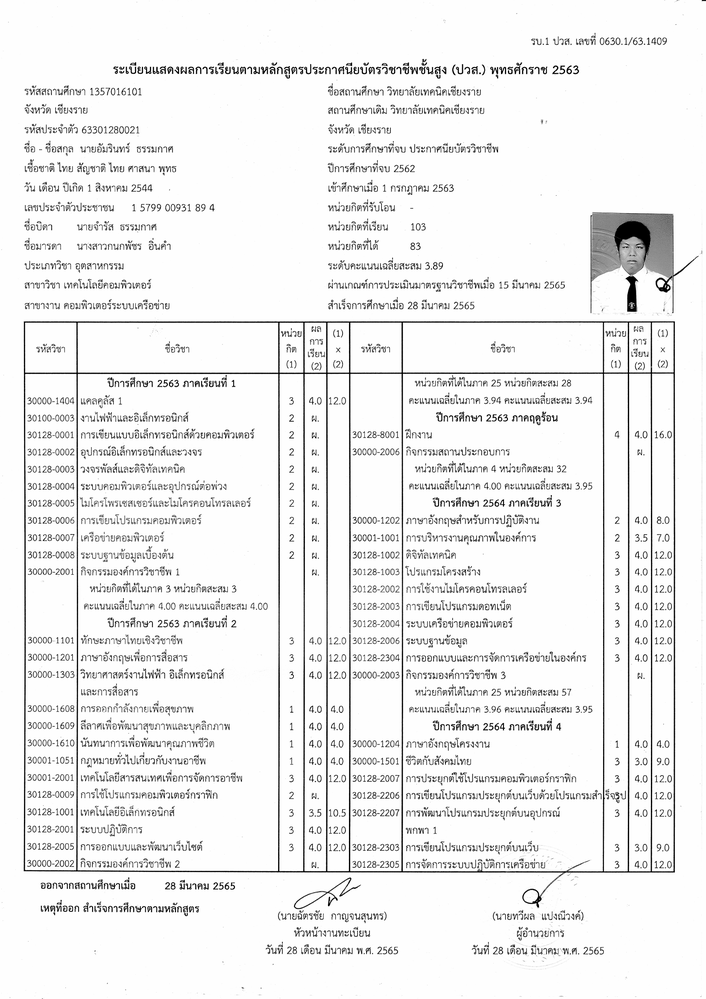
#> input picture django/ocr_project/media/img-3.png, 706 x 999 px, shrunk from 1653 x 2338 before the run, found by its file name
$ jupyter execute --allow-errors ocr_transcripts_V6.ipynb
#> lines starting #> are read from the running program, lines starting #| are printed output that depends on the picture; after the words box and inside, x2 and y2 are one past the last pixel; in counts of white or black regions, pixels touching at a corner belong together
## Configure tesseract

[cell 1]
import pytesseract
print(pytesseract.get_tesseract_version())
#> (this line was passed over: pytesseract is not available in this run)
pytesseract.pytesseract.tesseract_cmd = r'C:\\Program Files\\Tesseract-OCR\\tesseract.exe'

## โหลดรูปเบื้องต้น

[cell 2]
import cv2
from matplotlib import table
import numpy as np
import matplotlib.pyplot as plt
from pathlib import Path

output_folder = Path("../data/output_images/output_V6")
output_folder.mkdir(exist_ok=True)

image = cv2.imread("../data/test_images/transcript/img-3.png")
#> image is the input picture: shape (999, 706, 3); min 0, max 255, mean 238.5
if image is None:
    raise FileNotFoundError("ไม่พบไฟล์ภาพ กรุณาตรวจสอบเส้นทางของไฟล์")

# จำกัด noise
denoised = cv2.bilateralFilter(image, 50, 100, 100)
cv2.imwrite(f"{output_folder}/transcript_denoised.png", denoised)

gray_img = cv2.cvtColor(denoised, cv2.COLOR_BGR2GRAY)

# สำหรับภาพที่แสงสม่ำเสมอ
binary_mean = cv2.adaptiveThreshold(
    gray_img,
    maxValue=255,
    adaptiveMethod=cv2.ADAPTIVE_THRESH_MEAN_C,
    thresholdType=cv2.THRESH_BINARY_INV,
    blockSize=41,
    C=20
)
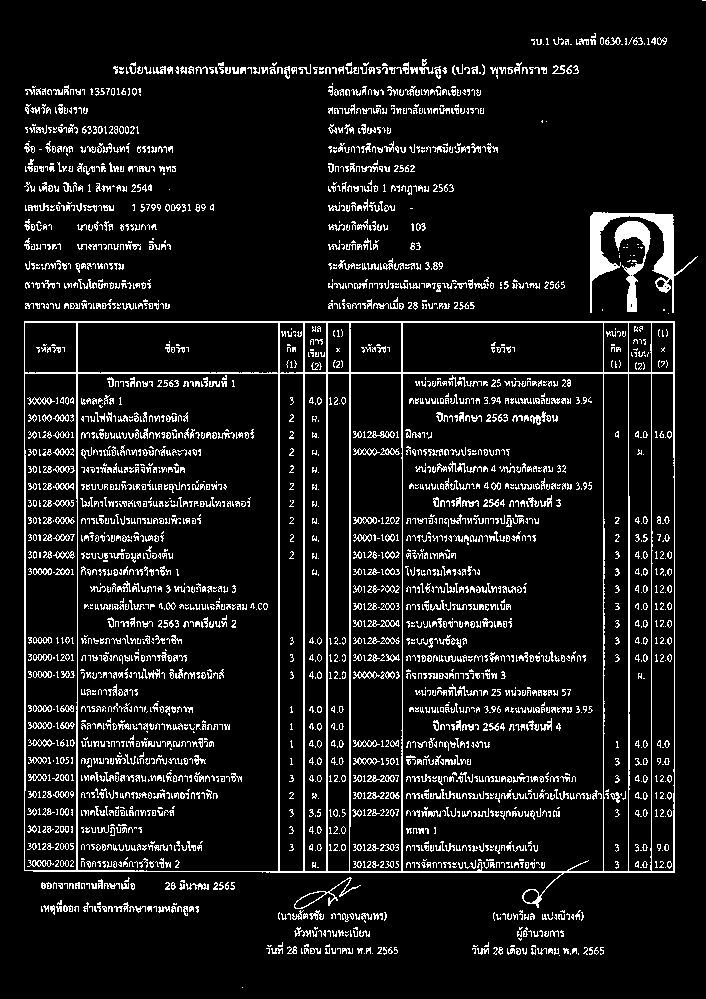
#> binary_mean: shape (999, 706); 9.4% white in thin lines or dots

# สำหรับภาพที่แสงไม่สม่ำเสมอ
binary_gaussian = cv2.adaptiveThreshold(
    gray_img,
    maxValue=255,
    adaptiveMethod=cv2.ADAPTIVE_THRESH_GAUSSIAN_C,
    thresholdType=cv2.THRESH_BINARY_INV,
    blockSize=41,
    C=20
)
#> binary_gaussian: shape (999, 706); 9.1% white in thin lines or dots

# ใช้ Otsu Thresholding
_, binary_otsu = cv2.threshold(gray_img, 0, 255, cv2.THRESH_BINARY_INV + cv2.THRESH_OTSU)
#> binary_otsu: shape (999, 706); 8.5% white in thin lines or dots

cv2.imwrite(f"{output_folder}/transcript.png", image)
cv2.imwrite(f"{output_folder}/transcript_gray.png", gray_img)
cv2.imwrite(f"{output_folder}/transcript_binary_g.png", binary_gaussian)
cv2.imwrite(f"{output_folder}/transcript_binary_m.png", binary_mean)
cv2.imwrite(f"{output_folder}/transcript_otsu.png", binary_otsu)
#> Out = True

## แยกตารางกับข้อมูลส่วนบน

[cell 3]
# แยกตาราง
original_img = image
num_labels, labels, stats, centroids = cv2.connectedComponentsWithStats(binary_gaussian, connectivity=8)
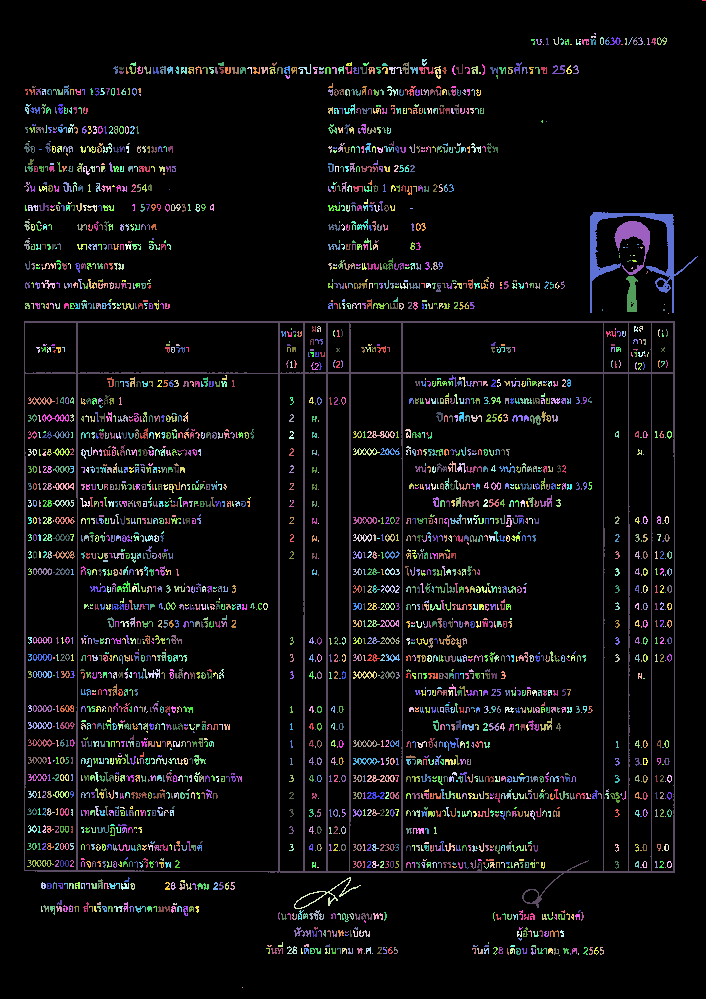
#> labels: shape (999, 706) int32; 2792 distinct labels, from 0 to 2791; one colour per label, 0 black
#> num_labels = 2792; stats = 2792 rows, first 6: [0, 0, 706, 999, 640868], [702, 0, 4, 1, 4], [594, 33, 2, 2, 3], [553, 37, 6, 8, 17], [591, 36, 5, 2, 9], [600, 37, 4, 8, 18]; centroids = 2792 pairs, first value 25.25 to 703.5, second value 0 to 987
areas = [stat[4] for stat in stats]  # ดึงค่า area
#> areas = 2792 values, max 640868 at index 0, min 1 at index 16, mean 252.6
sorted_areas = sorted(areas, reverse=True)  # เรียงลำดับจากมากไปน้อย
#> sorted_areas = 2792 values, max 640868 at index 0, min 1 at index 2716, mean 252.6
second_max_area = sorted_areas[1]  # ค่าอันดับ 2
#> second_max_area = 13317
second_max_area_index = areas.index(second_max_area)  # หาตำแหน่งในลิสต์เดิม
#> second_max_area_index = 678

table_position = stats[second_max_area_index]
#> table_position = [24, 321, 651, 587, 13317]
x, y, w, h, area = table_position
#> x = 24; y = 321; w = 651; h = 587; area = 13317
table_img = binary_gaussian[y:y+h, x:x+w]
#> table_img: shape (587, 651); 12.5% white in thin lines or dots
cv2.imwrite(f"{output_folder}/table.png", table_img)

# แยกประวัติส่วนตัว
student_info_img = binary_gaussian[:y, :]
#> student_info_img: shape (321, 706); 6.4% white in thin lines or dots
student_info_gray = gray_img[:y, :]
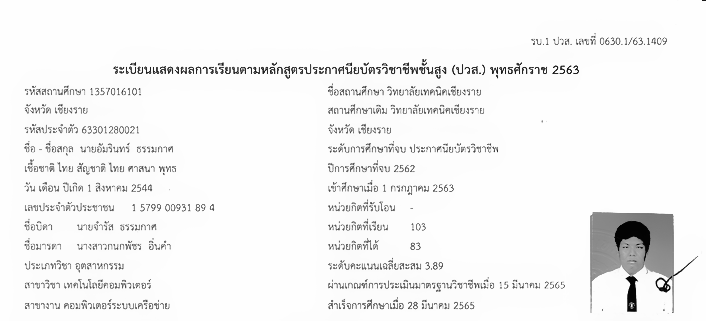
#> student_info_gray: shape (321, 706); min 3, max 254, mean 243.3
student_info_color = original_img[:y, :]
cv2.imwrite(f"{output_folder}/student_info_color.png", student_info_color)

# หารูปโปรไฟล์
num_labels, labels, stats, centroids = cv2.connectedComponentsWithStats(student_info_img, connectivity=8)
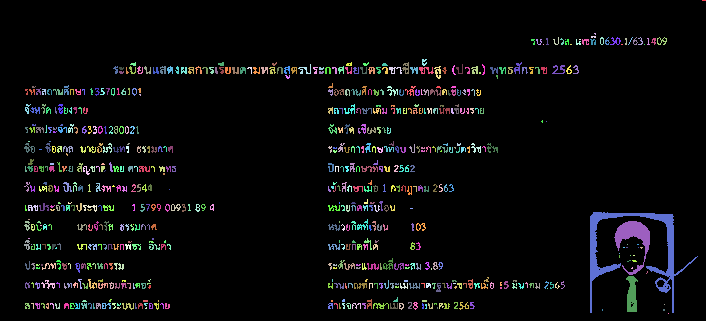
#> labels: shape (321, 706) int32; 678 distinct labels, from 0 to 677; one colour per label, 0 black
#> num_labels = 678; stats = 678 rows, first 6: [0, 0, 706, 321, 212161], [702, 0, 4, 1, 4], [594, 33, 2, 2, 3], [553, 37, 6, 8, 17], [591, 36, 5, 2, 9], [600, 37, 4, 8, 18]; centroids = 678 pairs, first value 25.25 to 703.5, second value 0 to 313
areas = [stat[4] for stat in stats]  # ดึงค่า area
#> areas = 678 values, max 212161 at index 0, min 1 at index 16, mean 334.3
sorted_areas = sorted(areas, reverse=True)  # เรียงลำดับจากมากไปน้อย
#> sorted_areas = 678 values, max 212161 at index 0, min 1 at index 662, mean 334.3
second_max_area = sorted_areas[1]  # ค่าอันดับ 2
#> second_max_area = 1768
second_max_area_index = areas.index(second_max_area)  # หาตำแหน่งในลิสต์เดิม
#> second_max_area_index = 414

profile_position = stats[second_max_area_index]
#> profile_position = [590, 212, 108, 101, 1768]
x, y, w, h, area = profile_position
#> x = 590; y = 212; w = 108; h = 101; area = 1768
profile_img = student_info_img[y:y+h, x:x+w]
#> profile_img: shape (101, 108); 25.9% white; 20 white regions (17 under 20 px), largest, box (x1, y1, x2, y2) and area: (0, 0, 108, 101) 1768, (24, 9, 60, 63) 716, (36, 64, 48, 100) 301

# ประวัติส่วนตัวที่เอารูปโปรไฟล์ออก
studentInfo_no_profile_img = student_info_img[:, :x-10]
#> studentInfo_no_profile_img: shape (321, 580); 6.1% white in thin lines or dots, all inside (x1, y1, x2, y2) = (24, 37, 580, 310)
studentInfo_no_gray = student_info_gray[:, :x-10]
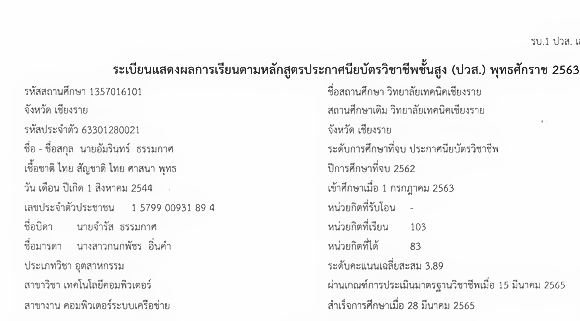
#> studentInfo_no_gray: shape (321, 580); min 24, max 254, mean 245.3
cv2.imwrite(f"{output_folder}/studentInfo_no.png", studentInfo_no_profile_img)
cv2.imwrite(f"{output_folder}/studentInfo_no_gray.png", studentInfo_no_gray)
#> Out = True

## จับกลุ่มข้อความใน record

[cell 4]
def detect_text_group(dilalated_image, binary_image):

    text_group_images = []
    # ใช้ Connected Component Analysis
    num_labels, labels, stats, centroids = cv2.connectedComponentsWithStats(dilalated_image, connectivity=8)
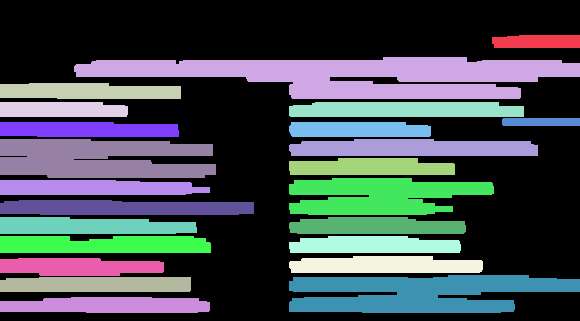
#> labels: shape (321, 580) int32; 24 distinct labels, from 0 to 23; one colour per label, 0 black
#> num_labels = 24; stats = 24 rows, first 6: [0, 0, 580, 321, 102473], [492, 35, 88, 13, 1094], [74, 57, 506, 42, 13384], [0, 83, 181, 16, 2594], [0, 102, 128, 15, 1840], [289, 102, 235, 15, 3348]; centroids = 24 rows, first 8: [308.5, 142.1], [537.1, 41.18], [354.4, 74.89], [87.67, 90.96], [61.23, 109.2], [405.3, 109.3], [540.6, 121.5], [86.88, 129.2]

    # กรองข้อมูล Background และจัดเรียงจากบนไปลงล่าง (ตามค่า y)
    char_stats = stats[1:]  # ข้าม Background (index 0)
#> char_stats = 23 rows, first 6: [492, 35, 88, 13, 1094], [74, 57, 506, 42, 13384], [0, 83, 181, 16, 2594], [0, 102, 128, 15, 1840], [289, 102, 235, 15, 3348], [502, 118, 78, 8, 622]
    #sorted_indices = np.argsort(char_stats[:, 1])  # จัดเรียงตามค่า y (คอลัมน์ที่ 1)
    #sorted_stats = char_stats[sorted_indices]

    sorted_indices = np.lexsort((char_stats[:, 0], char_stats[:, 1]))  # (x, y)
#> sorted_indices = 23 values from 0 to 22
    sorted_stats = char_stats[sorted_indices]
#> sorted_stats has the same summary as char_stats

    expand_ratio = 0.0  # อัตราส่วนการขยาย (0.5 คือ 50% ของขนาดเดิม)
    reduce_size = 0.00

    for idx, stats in enumerate(sorted_stats):  # เริ่มจาก 1 เพราะ 0 คือ background
        x, y, w, h, area = stats

        x_exp = int(x - (expand_ratio-reduce_size) * w)
        y_exp = int(y - (expand_ratio) * h)
        w_exp = int(w + 2 * (expand_ratio-reduce_size) * w)
        h_exp = int(h + 2 * (expand_ratio) * h)

        # ตรวจสอบไม่ให้เกินขอบภาพ
        x_exp = max(0, x_exp)
        y_exp = max(0, y_exp)
        w_exp = min(binary_image.shape[1] - x_exp, w_exp)
        h_exp = min(binary_image.shape[0] - y_exp, h_exp)

        if w >= 90 and h >= 20:  # ปรับค่าขนาดขั้นต่ำและสูงสุดตามต้องการ
            cca_img = binary_image[y_exp:y_exp+h_exp, x_exp:x_exp+w_exp]
            text_group_images.append(cca_img)
            cv2.imwrite(f"{output_folder}/studentInfo/cca_{idx}.jpg", cca_img)
            cv2.rectangle(image, (x_exp, y_exp), (x_exp + w_exp, y_exp + h_exp), (0, 255, 0), 1)
#> this loop made 23 passes
#> (x, y, w, h, area, x_exp, y_exp, w_exp) on passes 1 to 8: (492, 35, 88, 13, 1094, 492, 35, 88), (74, 57, 506, 42, 13384, 74, 57, 506), (0, 83, 181, 16, 2594, 0, 83, 181), (0, 102, 128, 15, 1840, 0, 102, 128), (289, 102, 235, 15, 3348, 289, 102, 235), (502, 118, 78, 8, 622, 502, 118, 78), (0, 122, 179, 15, 2512, 0, 122, 179), (289, 122, 142, 15, 2035, 289, 122, 142)
#> after the loop, text_group_images = 4 items

    return text_group_images

kernel = np.ones((6, 80), np.uint8)
lines_studentInfo = cv2.dilate(studentInfo_no_profile_img, kernel, iterations=1)
cv2.imwrite(f"{output_folder}/studentInfo/find_lines.png", lines_studentInfo)

text_group_studentInfo_images = detect_text_group(lines_studentInfo, studentInfo_no_profile_img)
#> text_group_studentInfo_images = 4 items

[cell 5]
custom_config = r'--oem 3 --psm 7'  # ใช้ OCR Engine Mode และ Page Segmentation Mode ที่เหมาะสม

studentInfo_text_box = []
#> (the rest of this cell did not finish here and is left out)

## แบ่งส่วนตาราง

[cell 6]
def table_cell_detection(table_img):
    # ใช้ Morphological Operations เพื่อตรวจจับเส้น
    #แนวนอน (Rows)
    horizontal_kernel = cv2.getStructuringElement(cv2.MORPH_RECT, (25, 1))
    horizontal_lines = cv2.morphologyEx(table_img, cv2.MORPH_OPEN, horizontal_kernel)
#> horizontal_lines: shape (587, 651); 0.92% white; 3 white regions, box (x1, y1, x2, y2) and area: (0, 0, 651, 2) 1302, (0, 549, 651, 552) 1144, (0, 51, 651, 53) 1053

    #แนวตั้ง (Columns)
    vertical_kernel = cv2.getStructuringElement(cv2.MORPH_RECT, (1, 25))
#> vertical_kernel = 25 values from 1 to 1
    vertical_lines = cv2.morphologyEx(table_img, cv2.MORPH_OPEN, vertical_kernel)
#> vertical_lines: shape (587, 651); 2.4% white in thin lines or dots

    # รวมเส้น
    table_structure = cv2.add(horizontal_lines, vertical_lines)
#> table_structure: shape (587, 651); 3.3% white in thin lines or dots

    # Combine lines
    combined_lines = cv2.addWeighted(horizontal_lines, 0.5, vertical_lines, 0.5, 0)
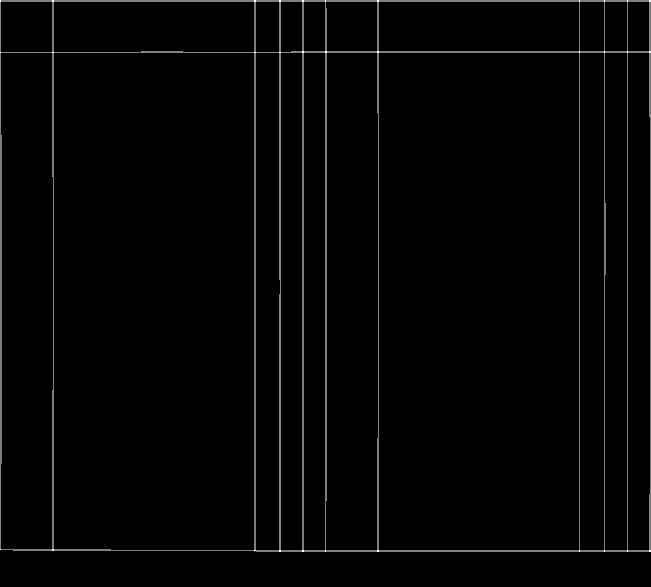
#> combined_lines: shape (587, 651); min 0, max 255, mean 4.3

    # Dilate to connect broken lines
    kernel = cv2.getStructuringElement(cv2.MORPH_RECT, (3, 3))
#> kernel = [[1, 1, 1], [1, 1, 1], [1, 1, 1]]
    dilated_lines = cv2.dilate(combined_lines, kernel, iterations=1)
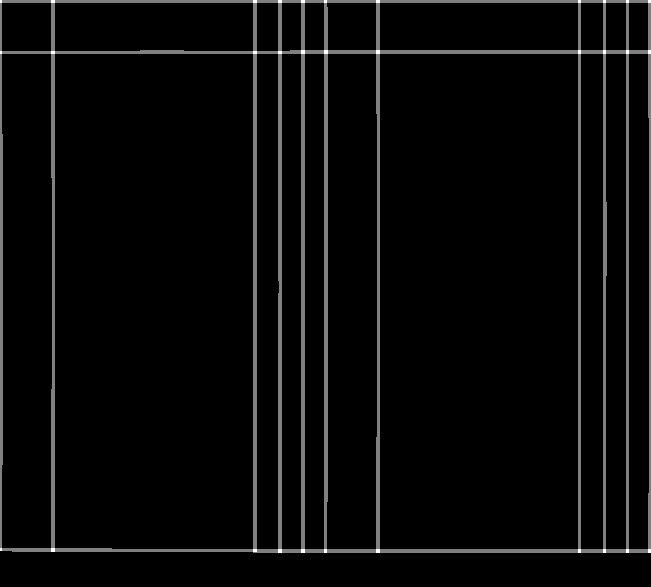
#> dilated_lines: shape (587, 651); min 0, max 255, mean 9.1

   # [6 lines of commented-out code are left out]
    contours, _ = cv2.findContours(dilated_lines, cv2.RETR_TREE, cv2.CHAIN_APPROX_SIMPLE)
#> contours = 21 contours; largest, box (x1, y1, x2, y2) and area: (0, 0, 651, 553) 358536, (379, 53, 579, 550) 98702, (54, 53, 254, 550) 98644, (326, 53, 378, 550) 24672, (1, 53, 53, 549) 24628

    return contours

table_cell_contours = table_cell_detection(table_img)
#> table_cell_contours has the same summary as contours in table_cell_detection

# ฟังก์ชันสำหรับดึงค่า y (แนวตั้ง) สำหรับการจัดเรียงตามแถว
def get_y_position(contour):
    x, y, w, h = cv2.boundingRect(contour)
#> x = 0; y = 0; w = 651; h = 553
    return y

# ฟังก์ชันสำหรับดึงค่า x (แนวนอน) สำหรับการจัดเรียงตามคอลัมน์
def get_x_position(cell):
    x, y, w, h = cell
    return x

# จัดเรียง contours ตามตำแหน่ง y (แนวตั้ง) เพื่อแยกแถว
sorted_contours = sorted(table_cell_contours, key=get_y_position)
#> sorted_contours has the same summary as contours in table_cell_detection

# แยกแถว
rows = []
current_row = []
previous_y = -1
for ctr in sorted_contours:
    x, y, w, h = cv2.boundingRect(ctr)
    if(w < 30 and h < 30):
        continue
    if previous_y == -1 or abs(y - previous_y) < 10:  # Same row threshold
        current_row.append((x, y, w, h))
    else:
        # จัดเรียงคอลัมน์ในแถวปัจจุบันตามตำแหน่ง x
        rows.append(sorted(current_row, key=get_x_position))
        current_row = [(x, y, w, h)]
    previous_y = y
#> this loop made 21 passes
#> (current_row, previous_y) on pass 12: ([(628, 53, 22, 497)], 53)
#> after the loop, rows = [[(0, 0, 651, 553), (1, 2, 51, 50), (54, 2, 200, 50), (256, 2, 23, 50), (281, 2, 21, 50), (304, 2, 21, 49), (326, 2, 51, 49), (379, 2, 200, 49), (580, 2, 24, 49), (605, 2, 22, 49), (628, 2, 21, 49)]]

# เพิ่มแถวสุดท้าย
if current_row:
    rows.append(sorted(current_row, key=get_x_position))

cell_images = []
for row_index, row in enumerate(rows[1:2]):
    for col_index, cell in enumerate(row):
        x, y, w, h = cell
        #cell_image = table_img[y:y+h, x:x+w]
        cell_img = table_img[y+4:y+h-4, x+4:x+w-4]

        # ตัดขอบออก 5%
        #margin_x = int(w * 0.05)  # คำนวณขอบ 2% ของความกว้าง
        #margin_y = int(h * 0.02)  # คำนวณขอบ 2% ของความสูง
        #cropped_cell_image = cell_image[margin_y:h-margin_y, margin_x:w-margin_x]

        cell_images.append(cell_img)
        print(col_index)
        cv2.imwrite(f"{output_folder}/table/Row_{row_index}_Col_{col_index}.png", cell_img)
#> this loop made 1 pass
#> row_index on pass 1: 0
#> (printed output is left out)
#> pass 1, `cv2.imwrite(f"{output_folder}/table/Row_{row_index}_Col_{col_index}.pn..`:
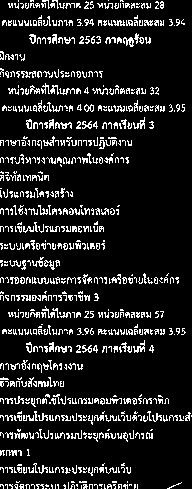
#> saved as Row_0_Col_6.png: shape (489, 192); 12.2% white in thin lines or dots
#> after the loop, cell_images = 10 items
#> (the rest of the program and of its run is left out)
